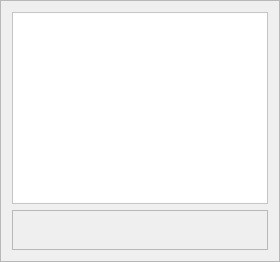
                    <widget class="QFrame" name="frame_31">
                     <property name="frameShape">
                      <enum>QFrame::StyledPanel</enum>
                     </property>
                     <property name="frameShadow">
                      <enum>QFrame::Raised</enum>
                     </property>
                     <layout class="QVBoxLayout" name="verticalLayout_49" stretch="0,0">
                      <item>
                       <widget class="QTextEdit" name="textEdit_3">
                        <property name="font">
                         <font>
                          <pointsize>12</pointsize>
                          <weight>75</weight>
                          <bold>true</bold>
                         </font>
                        </property>
                        <property name="styleSheet">
                         <string notr="true">background-color: rgb(255, 255, 255);
color: rgb(0, 0, 0);</string>
                        </property>
                       </widget>
                      </item>
                      <item>
                       <widget class="QFrame" name="frame_32">
                        <property name="frameShape">
                         <enum>QFrame::StyledPanel</enum>
                        </property>
                        <property name="frameShadow">
                         <enum>QFrame::Raised</enum>
                        </property>
                        <layout class="QHBoxLayout" name="horizontalLayout_43">
                         <item>
                          <spacer name="horizontalSpacer_8">
                           <property name="orientation">
                            <enum>Qt::Horizontal</enum>
                           </property>
                           <property name="sizeHint" stdset="0">
                            <size>
                             <width>40</width>
                             <height>20</height>
                            </size>
                           </property>
                          </spacer>
                         </item>
                         <item>
                          <widget class="QPushButton" name="sendMessageBtn">
                           <property name="styleSheet">
                            <string notr="true">QPushButton {
    border: transparent;
	border-radius: 15px;
}

QPushButton:hover {
   border: 2px solid white;
}

QPushButton:pressed {
	background-color: rgb(35, 62, 71);
}</string>
                           </property>
                           <property name="text">
                            <string/>
                           </property>
                           <property name="icon">
                            <iconset resource="resources.qrc">
                             <normaloff>:/icons/icons/send.svg</normaloff>:/icons/icons/send.svg</iconset>
                           </property>
                           <property name="iconSize">
                            <size>
                             <width>30</width>
                             <height>30</height>
                            </size>
                           </property>
                          </widget>
                         </item>
                         <item>
                          <spacer name="horizontalSpacer_10">
                           <property name="orientation">
                            <enum>Qt::Horizontal</enum>
                           </property>
                           <property name="sizeHint" stdset="0">
                            <size>
                             <width>40</width>
                             <height>20</height>
                            </size>
                           </property>
                          </spacer>
                         </item>
                         <item>
                          <widget class="QPushButton" name="deleteTextBtn">
                           <property name="styleSheet">
                            <string notr="true">QPushButton {
    border: transparent;
	border-radius: 15px;
}

QPushButton:hover {
   border: 2px solid white;
}

QPushButton:pressed {
	background-color: rgb(35, 62, 71);
}</string>
                           </property>
                           <property name="text">
                            <string/>
                           </property>
                           <property name="icon">
                            <iconset resource="resources.qrc">
                             <normaloff>:/icons/icons/x-circle.svg</normaloff>:/icons/icons/x-circle.svg</iconset>
                           </property>
                           <property name="iconSize">
                            <size>
                             <width>30</width>
                             <height>30</height>
                            </size>
                           </property>
                          </widget>
                         </item>
                         <item>
                          <spacer name="horizontalSpacer_9">
                           <property name="orientation">
                            <enum>Qt::Horizontal</enum>
                           </property>
                           <property name="sizeHint" stdset="0">
                            <size>
                             <width>40</width>
                             <height>20</height>
                            </size>
                           </property>
                          </spacer>
                         </item>
                        </layout>
                       </widget>
                      </item>
                     </layout>
                    </widget>
